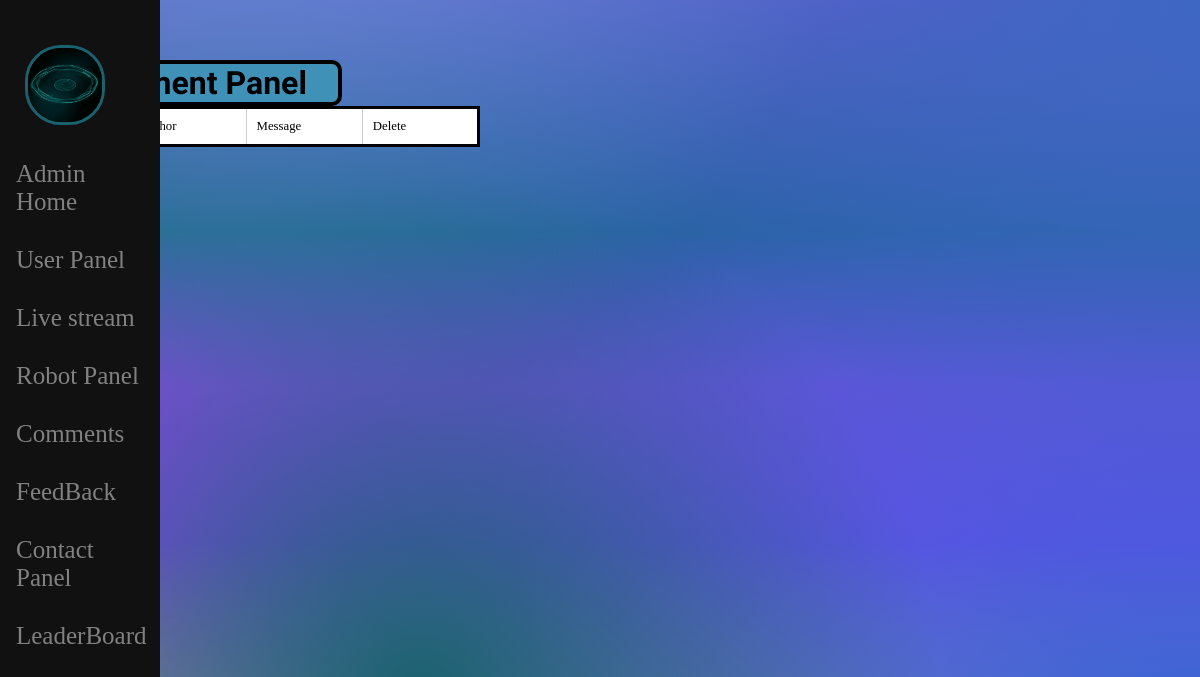
Page /commentpanel.php on the earlier database version.
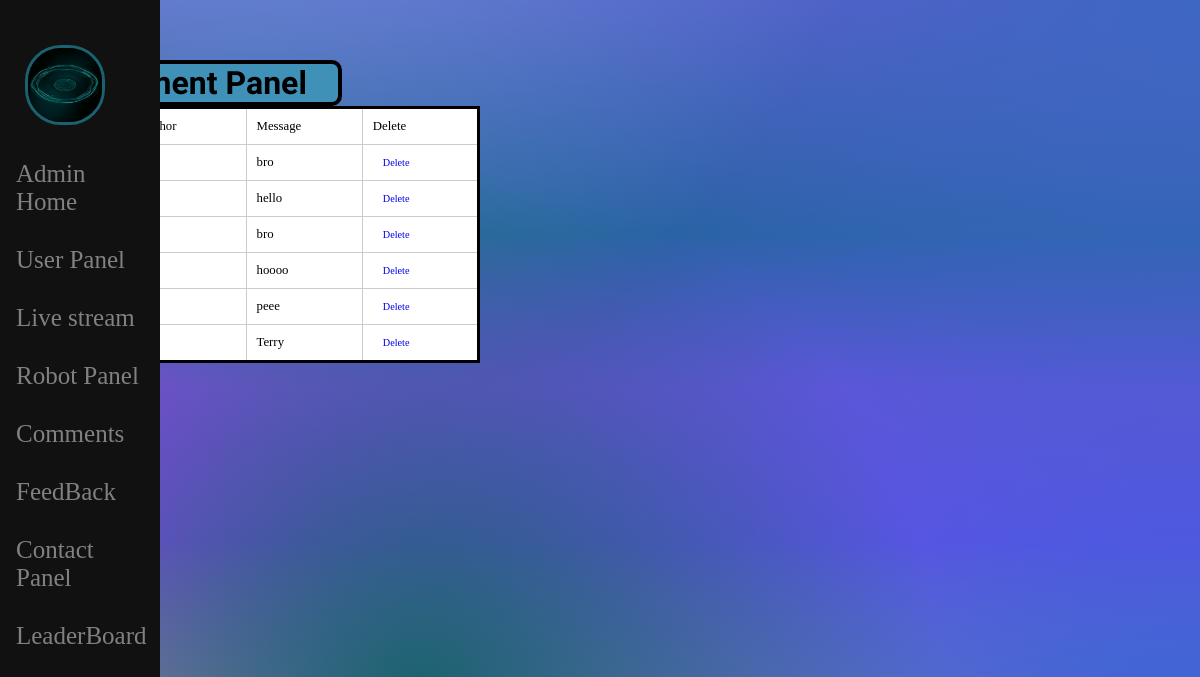
Same page on the later database version.
### tables this page shows
CREATE TABLE `comments` (
  `id` int(11) NOT NULL,
  `userID` int(11) NOT NULL,
  `message` text NOT NULL
);

### commentpanel.php (the view, shortened to what this page needs)
<?php
include "Sidebar.php";
$query = "SELECT * FROM `comments`";
$result = mysqli_query($conn, $query);
?>
<!DOCTYPE html>
<html lang="en">
<head>
    <link rel="stylesheet" type="text/css" href="./style/style.css">
</head>
<div class="streamContainer">
        <div class="body">
    <h1 class="Titlepanel">Comment Panel</h1>
    <div class="containerusers">
                    <table class="table">
                        <tr class="userpanelspace">
                            <td class="td"> User ID </td>
                            <td class="td"> Author</td>
                            <td class="td"> Message </td>
                            <td class="td"> Delete </td>
                        </tr>
                        <?php
                        while ($row = mysqli_fetch_assoc($result)) {
                            $message = $row['message'];
                        ?>
                            <tr class="userpanelspace">
                                <td class="td"><?php echo $UserName ?></td>
                                <td class="td"><?php echo $message ?></td>
                                <td class="td"><a href="commentpanel.php?id=<?php echo $row['id']; ?>" class="td">Delete</a></td>
                            </tr>
                        <?php
                        }
                        ?>
             </table>
        </div>
    </div>

Differences in the rows shown:
added comments: message "bro"
added comments: message "hello"
added comments: message "bro"
added comments: message "hoooo"
added comments: message "peee"
added comments: message "Terry"
